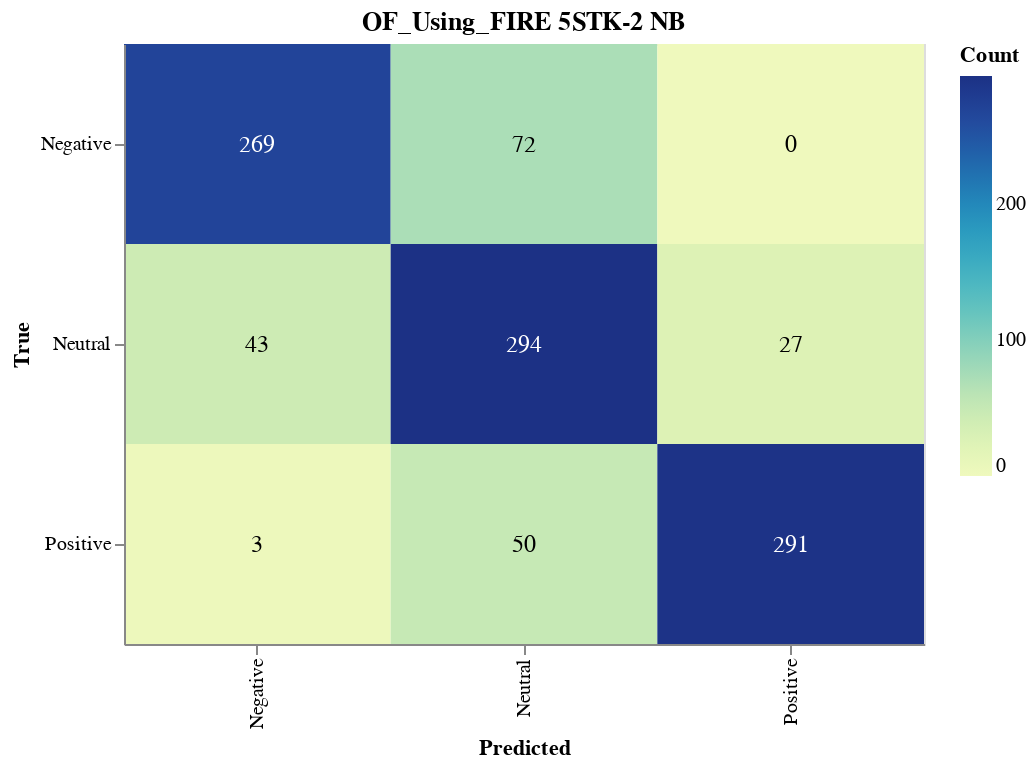

This figure's notebook cell:
### Markdown cell above
#### Save CM

### Code cell
import altair as alt
import altair_saver
import pandas as pd
from sklearn.metrics import confusion_matrix

# Calculate the confusion matrix
cm = confusion_matrix(y_val, nb_validation_predictions)

# Define class names
class_names = ['Negative', 'Neutral', 'Positive']

# Convert confusion matrix to DataFrame
cm_df = pd.DataFrame(cm, index=class_names, columns=class_names).reset_index().melt(id_vars='index')
cm_df.columns = ['True', 'Predicted', 'Count']

# Ensure the order of categories
cm_df['True'] = pd.Categorical(cm_df['True'], categories=class_names, ordered=True)
cm_df['Predicted'] = pd.Categorical(cm_df['Predicted'], categories=class_names, ordered=True)

# Create the Altair plot
heatmap = alt.Chart(cm_df).mark_rect().encode(
    x=alt.X('Predicted:O', sort=class_names),
    y=alt.Y('True:O', sort=class_names),
    color='Count:Q',
    tooltip=['True', 'Predicted', 'Count']
).properties(
    width=400,
    height=300,
    title='OF_Using_FIRE 5STK-2 NB'
)

# Add text labels
text = heatmap.mark_text(
    align='center',
    baseline='middle',
    fontSize=12
).encode(
    text='Count:Q',
    color=alt.condition(
        alt.datum.Count > cm.max() / 2,
        alt.value('white'),
        alt.value('black')
    )
)

# Combine heatmap and text
final_chart = heatmap + text

# Display the plot
final_chart.show()

### Figure 1 — Vega-Lite specification as saved in the notebook (floating-point values rounded to 4 significant figures)
{"config": {"view": {"continuousWidth": 300, "continuousHeight": 300}}, "layer": [{"mark": {"type": "rect"}, "encoding": {"color": {"field": "Count", "type": "quantitative"}, "tooltip": [{"field": "True", "type": "ordinal"}, {"field": "Predicted", "type": "ordinal"}, {"field": "Count", "type": "quantitative"}], "x": {"field": "Predicted", "sort": ["Negative", "Neutral", "Positive"], "type": "ordinal"}, "y": {"field": "True", "sort": ["Negative", "Neutral", "Positive"], "type": "ordinal"}}, "title": "OF_Using_FIRE 5STK-2 NB"}, {"mark": {"type": "text", "align": "center", "baseline": "middle", "fontSize": 12}, "encoding": {"color": {"condition": {"test": "(datum.Count > 147.0)", "value": "white"}, "value": "black"}, "text": {"field": "Count", "type": "quantitative"}, "tooltip": [{"field": "True", "type": "ordinal"}, {"field": "Predicted", "type": "ordinal"}, {"field": "Count", "type": "quantitative"}], "x": {"field": "Predicted", "sort": ["Negative", "Neutral", "Positive"], "type": "ordinal"}, "y": {"field": "True", "sort": ["Negative", "Neutral", "Positive"], "type": "ordinal"}}, "title": "OF_Using_FIRE 5STK-2 NB"}], "data": {"name": "data-caf99b5aa5932ac5af89834f6ca72095"}, "height": 300, "width": 400, "$schema": "https://vega.github.io/schema/vega-lite/v5.17.0.json", "datasets": {"data-caf99b5aa5932ac5af89834f6ca72095": [{"True": "Negative", "Predicted": "Negative", "Count": 269}, {"True": "Neutral", "Predicted": "Negative", "Count": 43}, {"True": "Positive", "Predicted": "Negative", "Count": 3}, {"True": "Negative", "Predicted": "Neutral", "Count": 72}, {"True": "Neutral", "Predicted": "Neutral", "Count": 294}, {"True": "Positive", "Predicted": "Neutral", "Count": 50}, {"True": "Negative", "Predicted": "Positive", "Count": 0}, {"True": "Neutral", "Predicted": "Positive", "Count": 27}, {"True": "Positive", "Predicted": "Positive", "Count": 291}]}}
